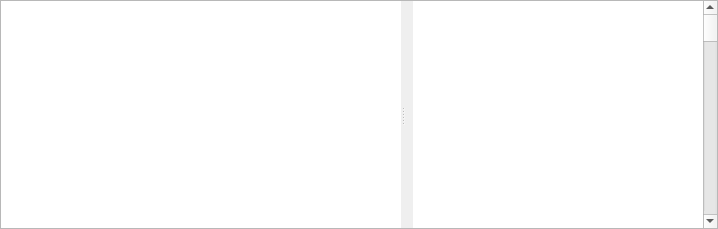
<?xml version="1.0" encoding="UTF-8"?>

<!--
SPDX-FileCopyrightText: 2019-2023 Mattia Basaglia <dev@dragon.best>

SPDX-License-Identifier: GPL-3.0-or-later
-->

<ui version="4.0">
 <class>glaxnimate::gui::CompoundTimelineWidget</class>
 <widget class="QWidget" name="glaxnimate::gui::CompoundTimelineWidget">
  <property name="geometry">
   <rect>
    <x>0</x>
    <y>0</y>
    <width>718</width>
    <height>229</height>
   </rect>
  </property>
  <property name="contextMenuPolicy">
   <enum>Qt::CustomContextMenu</enum>
  </property>
  <layout class="QVBoxLayout" name="verticalLayout">
   <property name="spacing">
    <number>0</number>
   </property>
   <property name="leftMargin">
    <number>0</number>
   </property>
   <property name="topMargin">
    <number>0</number>
   </property>
   <property name="rightMargin">
    <number>0</number>
   </property>
   <property name="bottomMargin">
    <number>0</number>
   </property>
   <item>
    <widget class="glaxnimate::gui::CompositionTabBar" name="tab_bar" native="true">
     <property name="sizePolicy">
      <sizepolicy hsizetype="Preferred" vsizetype="Fixed">
       <horstretch>0</horstretch>
       <verstretch>0</verstretch>
      </sizepolicy>
     </property>
    </widget>
   </item>
   <item>
    <widget class="QFrame" name="frame">
     <property name="frameShape">
      <enum>QFrame::StyledPanel</enum>
     </property>
     <property name="frameShadow">
      <enum>QFrame::Sunken</enum>
     </property>
     <layout class="QHBoxLayout" name="horizontalLayout_4">
      <property name="spacing">
       <number>0</number>
      </property>
      <property name="leftMargin">
       <number>0</number>
      </property>
      <property name="topMargin">
       <number>0</number>
      </property>
      <property name="rightMargin">
       <number>0</number>
      </property>
      <property name="bottomMargin">
       <number>0</number>
      </property>
      <item>
       <widget class="QSplitter" name="splitter">
        <property name="orientation">
         <enum>Qt::Horizontal</enum>
        </property>
        <property name="childrenCollapsible">
         <bool>false</bool>
        </property>
        <widget class="glaxnimate::gui::TimelineTreeview" name="properties">
         <property name="sizePolicy">
          <sizepolicy hsizetype="Preferred" vsizetype="Expanding">
           <horstretch>0</horstretch>
           <verstretch>0</verstretch>
          </sizepolicy>
         </property>
         <property name="minimumSize">
          <size>
           <width>400</width>
           <height>0</height>
          </size>
         </property>
         <property name="frameShape">
          <enum>QFrame::NoFrame</enum>
         </property>
         <property name="verticalScrollBarPolicy">
          <enum>Qt::ScrollBarAlwaysOff</enum>
         </property>
         <property name="horizontalScrollBarPolicy">
          <enum>Qt::ScrollBarAlwaysOff</enum>
         </property>
         <property name="dragEnabled">
          <bool>true</bool>
         </property>
         <property name="dragDropMode">
          <enum>QAbstractItemView::InternalMove</enum>
         </property>
         <property name="alternatingRowColors">
          <bool>true</bool>
         </property>
         <property name="selectionMode">
          <enum>QAbstractItemView::ExtendedSelection</enum>
         </property>
         <property name="selectionBehavior">
          <enum>QAbstractItemView::SelectRows</enum>
         </property>
         <property name="rootIsDecorated">
          <bool>true</bool>
         </property>
         <property name="uniformRowHeights">
          <bool>true</bool>
         </property>
         <property name="animated">
          <bool>false</bool>
         </property>
         <attribute name="headerMinimumSectionSize">
          <number>32</number>
         </attribute>
         <attribute name="headerDefaultSectionSize">
          <number>32</number>
         </attribute>
        </widget>
        <widget class="QWidget" name="horizontalWidget" native="true">
         <property name="sizePolicy">
          <sizepolicy hsizetype="Preferred" vsizetype="Preferred">
           <horstretch>1</horstretch>
           <verstretch>0</verstretch>
          </sizepolicy>
         </property>
         <layout class="QHBoxLayout" name="horizontalLayout_2">
          <property name="spacing">
           <number>0</number>
          </property>
          <property name="leftMargin">
           <number>8</number>
          </property>
          <property name="topMargin">
           <number>0</number>
          </property>
          <property name="rightMargin">
           <number>0</number>
          </property>
          <property name="bottomMargin">
           <number>0</number>
          </property>
          <item>
           <widget class="glaxnimate::gui::TimelineWidget" name="timeline">
            <property name="sizePolicy">
             <sizepolicy hsizetype="Expanding" vsizetype="Expanding">
              <horstretch>1</horstretch>
              <verstretch>0</verstretch>
             </sizepolicy>
            </property>
            <property name="frameShape">
             <enum>QFrame::NoFrame</enum>
            </property>
            <property name="verticalScrollBarPolicy">
             <enum>Qt::ScrollBarAlwaysOff</enum>
            </property>
            <property name="horizontalScrollBarPolicy">
             <enum>Qt::ScrollBarAlwaysOff</enum>
            </property>
           </widget>
          </item>
         </layout>
        </widget>
       </widget>
      </item>
      <item>
       <widget class="QScrollBar" name="scrollbar">
        <property name="pageStep">
         <number>1</number>
        </property>
        <property name="orientation">
         <enum>Qt::Vertical</enum>
        </property>
       </widget>
      </item>
     </layout>
    </widget>
   </item>
  </layout>
  <action name="action_add_keyframe">
   <property name="text">
    <string>Add Keyframe</string>
   </property>
  </action>
  <action name="action_remove_all_keyframes">
   <property name="text">
    <string>&amp;Clear Animations</string>
   </property>
  </action>
 </widget>
 <customwidgets>
  <customwidget>
   <class>glaxnimate::gui::TimelineWidget</class>
   <extends>QGraphicsView</extends>
   <header>widgets/timeline/timeline_widget.hpp</header>
   <slots>
    <signal>scrolled(int)</signal>
   </slots>
  </customwidget>
  <customwidget>
   <class>glaxnimate::gui::CompositionTabBar</class>
   <extends>QWidget</extends>
   <header>widgets/tab_bar/composition_tab_bar.hpp</header>
   <container>1</container>
  </customwidget>
  <customwidget>
   <class>glaxnimate::gui::TimelineTreeview</class>
   <extends>QTreeView</extends>
   <header>widgets/timeline/timeline_treeview.hpp</header>
  </customwidget>
 </customwidgets>
 <resources/>
 <connections>
  <connection>
   <sender>properties</sender>
   <signal>expanded(QModelIndex)</signal>
   <receiver>glaxnimate::gui::CompoundTimelineWidget</receiver>
   <slot>expand_index(QModelIndex)</slot>
   <hints>
    <hint type="sourcelabel">
     <x>173</x>
     <y>192</y>
    </hint>
    <hint type="destinationlabel">
     <x>419</x>
     <y>488</y>
    </hint>
   </hints>
  </connection>
  <connection>
   <sender>properties</sender>
   <signal>collapsed(QModelIndex)</signal>
   <receiver>glaxnimate::gui::CompoundTimelineWidget</receiver>
   <slot>collapse_index(QModelIndex)</slot>
   <hints>
    <hint type="sourcelabel">
     <x>91</x>
     <y>226</y>
    </hint>
    <hint type="destinationlabel">
     <x>110</x>
     <y>368</y>
    </hint>
   </hints>
  </connection>
  <connection>
   <sender>properties</sender>
   <signal>clicked(QModelIndex)</signal>
   <receiver>glaxnimate::gui::CompoundTimelineWidget</receiver>
   <slot>click_index(QModelIndex)</slot>
   <hints>
    <hint type="sourcelabel">
     <x>208</x>
     <y>137</y>
    </hint>
    <hint type="destinationlabel">
     <x>253</x>
     <y>355</y>
    </hint>
   </hints>
  </connection>
  <connection>
   <sender>timeline</sender>
   <signal>scrolled(int)</signal>
   <receiver>scrollbar</receiver>
   <slot>setValue(int)</slot>
   <hints>
    <hint type="sourcelabel">
     <x>544</x>
     <y>116</y>
    </hint>
    <hint type="destinationlabel">
     <x>712</x>
     <y>105</y>
    </hint>
   </hints>
  </connection>
 </connections>
 <slots>
  <slot>select_index(QModelIndex)</slot>
  <slot>custom_context_menu(QPoint)</slot>
  <slot>expand_index(QModelIndex)</slot>
  <slot>collapse_index(QModelIndex)</slot>
  <slot>click_index(QModelIndex)</slot>
 </slots>
</ui>
